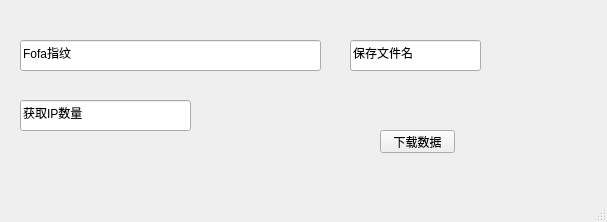
<?xml version="1.0" encoding="UTF-8"?>
<ui version="4.0">
 <class>MainWindow</class>
 <widget class="QMainWindow" name="MainWindow">
  <property name="geometry">
   <rect>
    <x>0</x>
    <y>0</y>
    <width>607</width>
    <height>222</height>
   </rect>
  </property>
  <property name="windowTitle">
   <string>MainWindow</string>
  </property>
  <widget class="QWidget" name="centralwidget">
   <widget class="QLineEdit" name="lineEdit_fingerprint">
    <property name="geometry">
     <rect>
      <x>20</x>
      <y>40</y>
      <width>301</width>
      <height>31</height>
     </rect>
    </property>
    <property name="toolTip">
     <string>&lt;html&gt;&lt;head/&gt;&lt;body&gt;&lt;p&gt;输入Fofa指纹，如app=&amp;quot;thinkphp&amp;quot;&lt;/p&gt;&lt;/body&gt;&lt;/html&gt;</string>
    </property>
    <property name="whatsThis">
     <string>&lt;html&gt;&lt;head/&gt;&lt;body&gt;&lt;p&gt;输入Fofa指纹，如app=&amp;quot;thinkphp&amp;quot;&lt;/p&gt;&lt;/body&gt;&lt;/html&gt;</string>
    </property>
    <property name="text">
     <string>Fofa指纹</string>
    </property>
   </widget>
   <widget class="QPushButton" name="pushButton_start">
    <property name="geometry">
     <rect>
      <x>380</x>
      <y>130</y>
      <width>75</width>
      <height>23</height>
     </rect>
    </property>
    <property name="text">
     <string>下载数据</string>
    </property>
   </widget>
   <widget class="QLineEdit" name="lineEdit_resultfile">
    <property name="geometry">
     <rect>
      <x>350</x>
      <y>40</y>
      <width>131</width>
      <height>31</height>
     </rect>
    </property>
    <property name="text">
     <string>保存文件名</string>
    </property>
   </widget>
   <widget class="QLineEdit" name="lineEdit_ipnumber">
    <property name="geometry">
     <rect>
      <x>20</x>
      <y>100</y>
      <width>171</width>
      <height>31</height>
     </rect>
    </property>
    <property name="text">
     <string>获取IP数量</string>
    </property>
   </widget>
  </widget>
  <widget class="QStatusBar" name="statusbar"/>
 </widget>
 <resources/>
 <connections/>
</ui>
